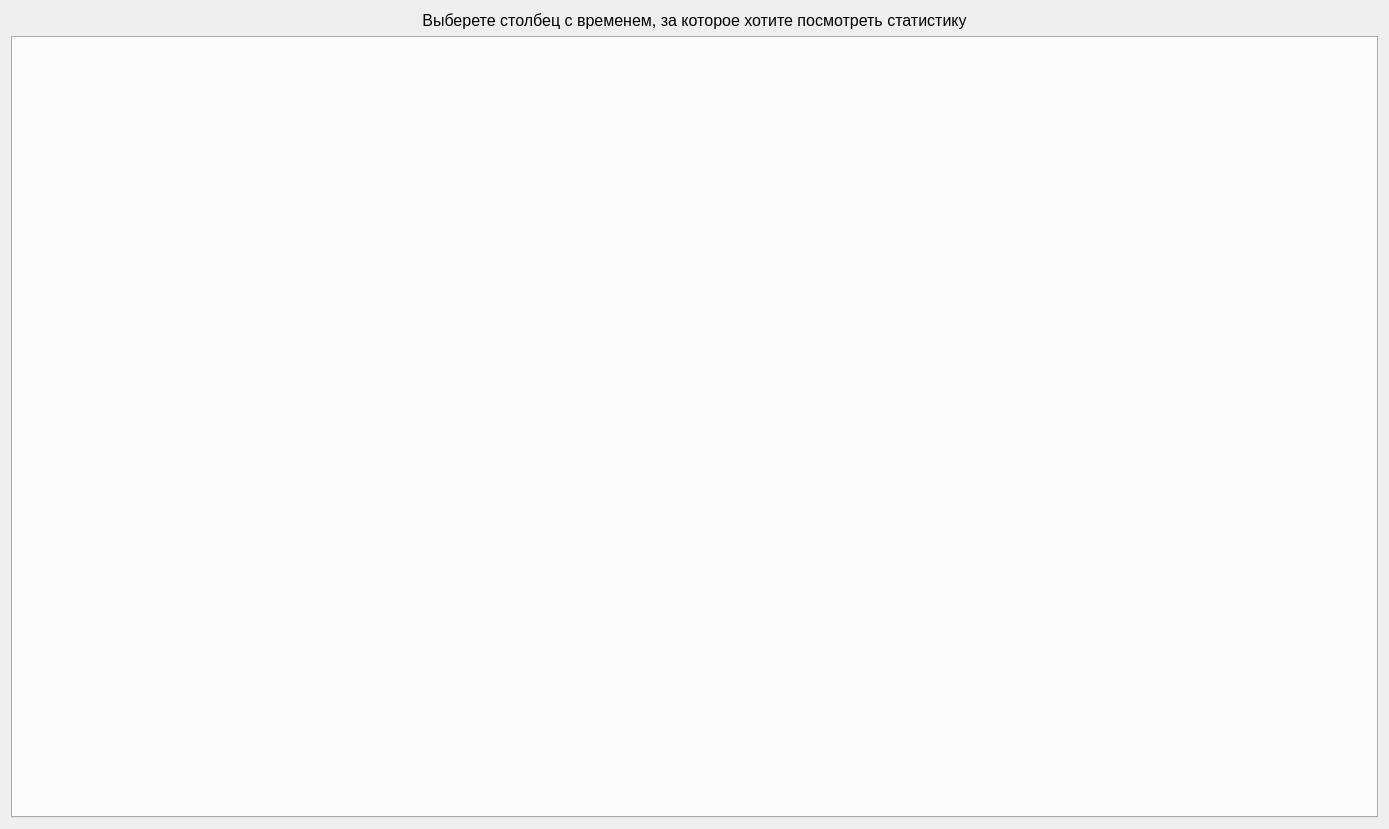
<?xml version="1.0" encoding="UTF-8"?>
<ui version="4.0">
 <class>graphics</class>
 <widget class="QWidget" name="graphics">
  <property name="geometry">
   <rect>
    <x>0</x>
    <y>0</y>
    <width>1389</width>
    <height>829</height>
   </rect>
  </property>
  <property name="windowTitle">
   <string>График с нагрузкой персонала</string>
  </property>
  <layout class="QVBoxLayout" name="verticalLayout">
   <item>
    <widget class="QLabel" name="label">
     <property name="font">
      <font>
       <pointsize>12</pointsize>
      </font>
     </property>
     <property name="text">
      <string>Выберете столбец с временем, за которое хотите посмотреть статистику</string>
     </property>
     <property name="alignment">
      <set>Qt::AlignCenter</set>
     </property>
    </widget>
   </item>
   <item>
    <widget class="QTabWidget" name="tabWidget">
     <property name="currentIndex">
      <number>-1</number>
     </property>
    </widget>
   </item>
  </layout>
 </widget>
 <resources/>
 <connections/>
</ui>
